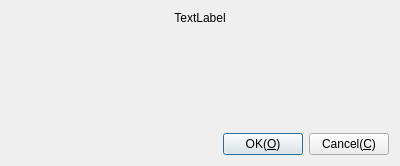
<?xml version="1.0" encoding="UTF-8"?>
<ui version="4.0">
 <class>CDlgGetPasswordVNC</class>
 <widget class="QDialog" name="CDlgGetPasswordVNC">
  <property name="geometry">
   <rect>
    <x>0</x>
    <y>0</y>
    <width>400</width>
    <height>166</height>
   </rect>
  </property>
  <property name="windowTitle">
   <string>Input password</string>
  </property>
  <layout class="QGridLayout" name="gridLayout">
   <item row="0" column="0">
    <widget class="QLabel" name="lbText">
     <property name="text">
      <string>TextLabel</string>
     </property>
     <property name="alignment">
      <set>Qt::AlignCenter</set>
     </property>
    </widget>
   </item>
   <item row="1" column="0">
    <widget class="CParameterUserUI" name="wUser" native="true"/>
   </item>
   <item row="2" column="0">
    <spacer name="verticalSpacer">
     <property name="orientation">
      <enum>Qt::Vertical</enum>
     </property>
     <property name="sizeHint" stdset="0">
      <size>
       <width>20</width>
       <height>73</height>
      </size>
     </property>
    </spacer>
   </item>
   <item row="3" column="0">
    <layout class="QHBoxLayout" name="horizontalLayout">
     <item>
      <spacer name="horizontalSpacer_3">
       <property name="orientation">
        <enum>Qt::Horizontal</enum>
       </property>
       <property name="sizeHint" stdset="0">
        <size>
         <width>40</width>
         <height>20</height>
        </size>
       </property>
      </spacer>
     </item>
     <item>
      <widget class="QPushButton" name="pbOK">
       <property name="text">
        <string>OK(&amp;O)</string>
       </property>
       <property name="default">
        <bool>true</bool>
       </property>
      </widget>
     </item>
     <item>
      <widget class="QPushButton" name="pbCancel">
       <property name="text">
        <string>Cancel(&amp;C)</string>
       </property>
      </widget>
     </item>
    </layout>
   </item>
  </layout>
 </widget>
 <customwidgets>
  <customwidget>
   <class>CParameterUserUI</class>
   <extends>QWidget</extends>
   <header location="global">ParameterUserUI.h</header>
   <container>1</container>
  </customwidget>
 </customwidgets>
 <resources/>
 <connections/>
</ui>
